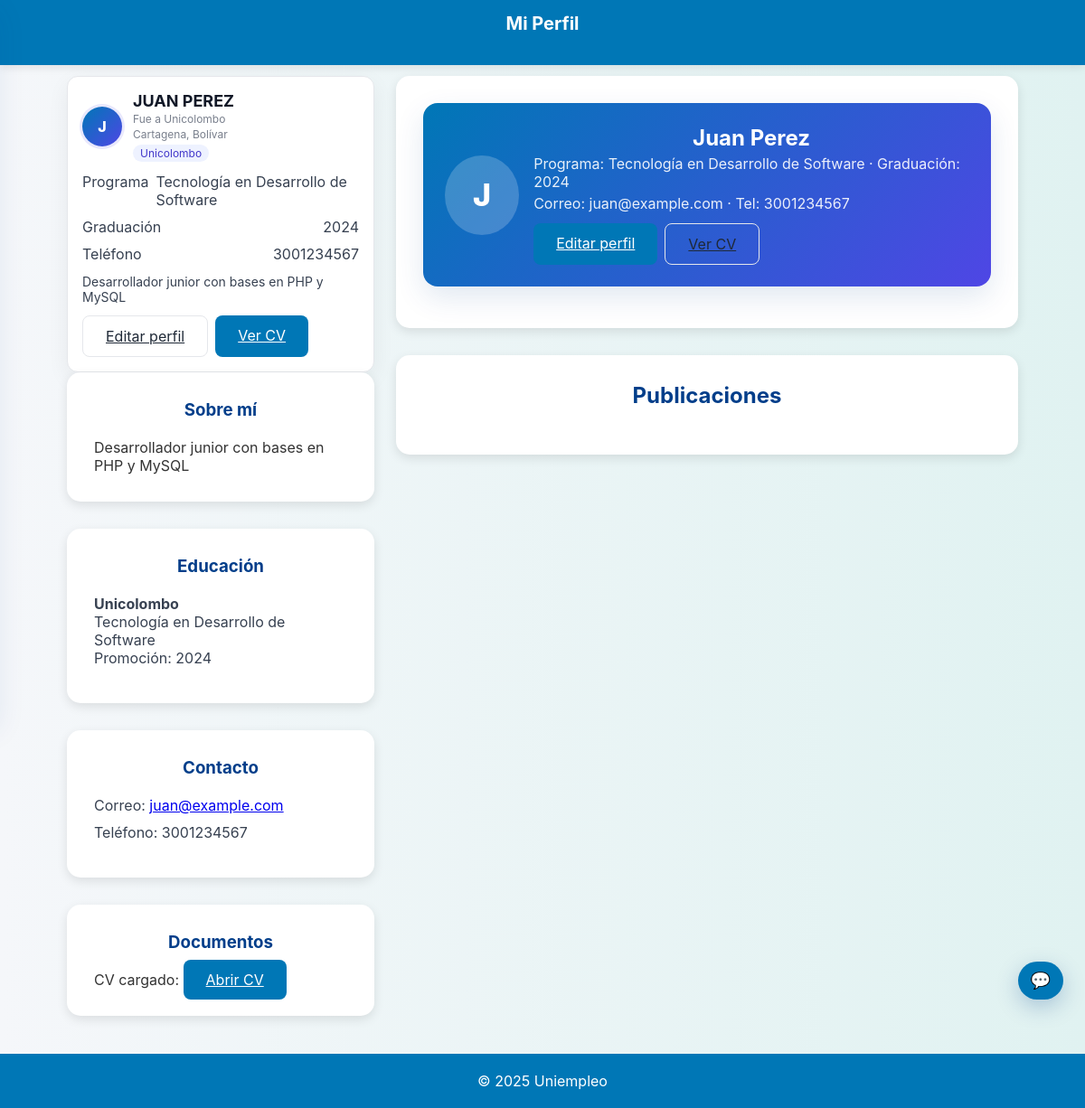
The page /UniEmpleo/PerfilEgresado.php (signed in) on the database its author committed.
### tables this page shows
CREATE TABLE IF NOT EXISTS `egresados` (
  `id` INT NOT NULL AUTO_INCREMENT,
  `nombre` VARCHAR(255) NOT NULL,
  `email` VARCHAR(255) NOT NULL,
  `correo` VARCHAR(255) UNIQUE,
  `contrasena` VARCHAR(255) NULL,
  `telefono` VARCHAR(50) NULL,
  `programa` VARCHAR(255) NULL,
  `graduacion` INT NULL,
  `perfil` TEXT NULL,
  `cv` VARCHAR(255) NULL,
  `created_at` TIMESTAMP DEFAULT CURRENT_TIMESTAMP,
  PRIMARY KEY (`id`),
  INDEX `idx_egresados_email` (`email`),
  INDEX `idx_egresados_correo` (`correo`)
);

### UniEmpleo/PerfilEgresado.php (the view, shortened to what this page needs)
<?php
$correo = $_SESSION['correo'] ?? null;
$egresado = null;
if ($correo) {
  $conn = mysqli_connect("localhost", "root", "", "uniempleo");
  if ($conn) {
    $stmt = mysqli_prepare($conn, "SELECT nombre, correo, email, telefono, programa, graduacion, perfil, cv FROM egresados WHERE correo = ? LIMIT 1");
    mysqli_stmt_bind_param($stmt, 's', $correo);
    mysqli_stmt_execute($stmt);
    $result = mysqli_stmt_get_result($stmt);
    if ($result && $row = mysqli_fetch_assoc($result)) { $egresado = $row; }
  }
}
$email = $egresado['email'] ?? $correo ?? '—';
$perfil = $egresado['perfil'] ?? 'Completa tu perfil para mejores recomendaciones.';
$cv = $egresado['cv'] ?? null;
?>
<!DOCTYPE html>
<html lang="es">
<head>
  <link rel="stylesheet" href="style.css">
</head>
<body>
  <header class="header">
    <button class="hamburger" id="menuToggle" aria-label="Abrir menú"><span></span><span></span><span></span></button>
    <h1>Mi Perfil</h1>
  </header>
  <div class="layout">
    <div class="content content--two-col">
      <div class="col-left">
        <?php include __DIR__ . '/profile_card.php'; ?>
        <div class="card">
          <h3>Sobre mí</h3>
          <p><?php echo nl2br(htmlspecialchars($perfil)); ?></p>
        </div>
        <div class="card">
          <h3>Educación</h3>
          <ul class="list">
            <li><strong>Unicolombo</strong><br><span><?php echo htmlspecialchars($programa); ?></span><br><span>Promoción: <?php echo htmlspecialchars($graduacion); ?></span></li>
          </ul>
        </div>
        <div class="card">
          <h3>Contacto</h3>
          <ul class="list">
            <li>Correo: <a href="mailto:<?php echo htmlspecialchars($email); ?>"><?php echo htmlspecialchars($email); ?></a></li>
            <li>Teléfono: <?php echo htmlspecialchars($telefono); ?></li>
          </ul>
        </div>
        <div class="card">
          <h3>Documentos</h3>
          <?php if ($cv): ?>
            <p>CV cargado: <a class="button" href="<?php echo htmlspecialchars($cv); ?>" target="_blank">Abrir CV</a></p>
          <?php else: ?>
            <p>No has cargado un CV. <a class="button btn--ghost" href="RegistroEgresados.html">Sube tu CV</a></p>
          <?php endif; ?>
        </div>
      </div>
      <div class="col-right">
        <section class="card card--center">
          <div class="profile-cover">
            <div class="profile-cover-inner">
              <div class="profile-avatar-xl"><?php echo htmlspecialchars($initial); ?></div>
              <div class="profile-lead">
                <h2 class="profile-title"><?php echo htmlspecialchars($nombre); ?></h2>
                <p class="profile-sub">Programa: <?php echo htmlspecialchars($programa); ?> · Graduación: <?php echo htmlspecialchars($graduacion); ?></p>
                <p class="profile-sub">Correo: <?php echo htmlspecialchars($email); ?> · Tel: <?php echo htmlspecialchars($telefono); ?></p>
                <div class="profile-actions">
                  <a class="button" href="RegistroEgresados.html">Editar perfil</a>
                  <?php if ($cv): ?><a class="button btn--ghost" href="<?php echo htmlspecialchars($cv); ?>" target="_blank">Ver CV</a><?php endif; ?>
                </div>
              </div>
            </div>
          </div>
        </section>
        <section class="card card--center">
          <h2>Publicaciones</h2>
          <div id="feed-sentinel" class="sentinel"></div>
        </section>
      </div>
    </div>
  </div>
  <footer class="footer"><p>&copy; 2025 Uniempleo</p></footer>
  <?php include __DIR__ . '/messages_widget.php'; ?>
</body>
</html>

### UniEmpleo/profile_card.php (shortened to what this page needs)
<?php
$correo = $_SESSION['correo'] ?? null;
$egresado = null;
if ($correo) {
   $conn = mysqli_connect("localhost", "root", "", "uniempleo");
   if ($conn) {
     $stmt = mysqli_prepare($conn, "SELECT nombre, correo, email, telefono, programa, graduacion, perfil, cv FROM egresados WHERE correo = ? LIMIT 1");
     mysqli_stmt_bind_param($stmt, 's', $correo);
     mysqli_stmt_execute($stmt);
     $result = mysqli_stmt_get_result($stmt);
     if ($result && $row = mysqli_fetch_assoc($result)) {
       $egresado = $row;
     }
   }
}
$initial = '';
$substr = function($s) {
  return function_exists('mb_substr') ? mb_substr($s, 0, 1, 'UTF-8') : substr($s, 0, 1);
};
if ($egresado && !empty($egresado['nombre'])) {
  $initial = strtoupper($substr($egresado['nombre']));
} elseif ($correo) {
  $initial = strtoupper($substr($correo));
}
$nombre = $egresado['nombre'] ?? $correo;
$programa = $egresado['programa'] ?? 'Programa no especificado';
$graduacion = $egresado['graduacion'] ?? '—';
$telefono = $egresado['telefono'] ?? '—';
$institucion = 'Unicolombo';
$ciudad = 'Cartagena, Bolívar';
$perfil_text = $egresado['perfil'] ?? 'Completa tu perfil para mejores recomendaciones.';
$cv_path = $egresado['cv'] ?? null;
?>
<div class="profile-card">
  <div class="profile-header">
    <div class="profile-avatar"><?= htmlspecialchars($initial) ?></div>
    <div class="profile-info">
      <p class="profile-name"><?= htmlspecialchars(strtoupper($nombre)) ?></p>
      <p class="profile-sub">Fue a <?= htmlspecialchars($institucion) ?></p>
      <p class="profile-sub"><?= htmlspecialchars($ciudad) ?></p>
      <span class="profile-tag">Unicolombo</span>
    </div>
  </div>
  <div class="profile-meta">
    <div class="meta-item"><span>Programa</span><span><?= htmlspecialchars($programa) ?></span></div>
    <div class="meta-item"><span>Graduación</span><span><?= htmlspecialchars($graduacion) ?></span></div>
    <div class="meta-item"><span>Teléfono</span><span><?= htmlspecialchars($telefono) ?></span></div>
  </div>
  <p class="profile-summary"><?= htmlspecialchars($perfil_text) ?></p>
  <div class="profile-actions">
    <a class="button btn--ghost" href="RegistroEgresados.html">Editar perfil</a>
    <?php if ($cv_path): ?>
      <a class="button" href="<?= htmlspecialchars($cv_path) ?>" target="_blank">Ver CV</a>
    <?php endif; ?>
  </div>
</div>

### UniEmpleo/style.css (style rules this page uses)
* { margin: 0; padding: 0; box-sizing: border-box; }
body { font-family: 'Segoe UI', Tahoma, Geneva, Verdana, sans-serif; background: linear-gradient(to right, #f5f7fa, #e0f2f1); color: #333; min-height: 100vh; display: flex; flex-direction: column; }
.header { background-color: #0077b6; color: #fff; padding: 14px 20px; box-shadow: 0 2px 10px rgba(0,0,0,0.1); display: flex; align-items: center; justify-content: center; min-height: 52px; }
.formulario, .card { background-color: #fff; padding: 30px; border-radius: 15px; box-shadow: 0 4px 12px rgba(0,0,0,0.1); margin-bottom: 30px; transition: transform 0.2s ease-in-out; }
.card--center { max-width: 900px; margin-left: auto; margin-right: auto; }
h1, h2, h3 { color: #023e8a; margin-bottom: 20px; text-align: center; }
.header h1, .header h2, .header h3 { color: #fff; font-size: 20px; font-weight: 700; }
input[type="submit"], .button { background-color: #0077b6; color: white; border: none; padding: 12px 25px; border-radius: 8px; font-size: 16px; cursor: pointer; transition: background-color 0.3s ease; }
.footer { background-color: #0077b6; color: white; text-align: center; padding: 20px; width: 100%; margin-top: auto; }
.layout { display: flex; gap: 24px; align-items: flex-start; }
.content { flex: 1; padding: 12px 24px; }
body { font-family: 'Inter', system-ui, -apple-system, Segoe UI, Roboto, Arial, sans-serif; }
.header { position: relative; }
.header .hamburger { position: absolute; left: 16px; top: 50%; transform: translateY(-50%); width: 36px; height: 28px; border: 0; background: transparent; cursor: pointer; display: flex; flex-direction: column; justify-content: center; gap: 6px; }
.profile-card { background: #fff; border: 1px solid #e5e7eb; border-radius: 12px; box-shadow: 0 8px 24px rgba(15,23,42,.06); padding: 16px; }
.profile-header { display:flex; align-items:center; gap:12px; margin-bottom:12px; }
.profile-avatar { width:44px; height:44px; border-radius:50%; background: linear-gradient(135deg,#0077b6,#4f46e5); color:#fff; display:flex; align-items:center; justify-content:center; font-weight:800; box-shadow: 0 0 0 3px rgba(79,70,229,.12); }
.profile-info .profile-name { margin:0; font-size:18px; font-weight:700; color:#111827; }
.profile-card .profile-sub { margin:2px 0; color:#6b7280; font-size:12px; }
.profile-tag { display:inline-block; background:#eef2ff; color:#4338ca; border-radius:12px; padding:2px 8px; font-size:12px; }
.profile-meta { display:grid; grid-template-columns: 1fr; gap:10px; margin:12px 0; }
.meta-item { display:flex; justify-content:space-between; gap:8px; color:#374151; }
.profile-summary { color:#374151; font-size:14px; }
.profile-actions { display:flex; gap:8px; margin-top:12px; }
.button.btn--ghost { background:transparent; border:1px solid #e5e7eb; color:#1f2937; }
.content--two-col { display:grid; grid-template-columns: 340px 1fr; gap:24px; align-items:start; max-width: 1100px; margin: 0 auto; }
.col-left { justify-self: end; }
.profile-cover { background: linear-gradient(135deg,#0077b6,#4f46e5); color:#fff; border-radius:16px; padding:24px; box-shadow: 0 12px 32px rgba(2,62,138,.12); margin-bottom:16px; }
.profile-cover-inner { display:flex; align-items:center; gap:16px; }
.profile-avatar-xl { width:88px; height:88px; border-radius:50%; background: rgba(255,255,255,.2); display:flex; align-items:center; justify-content:center; font-size:34px; font-weight:800; }
.profile-lead { text-align:left; }
.profile-title { margin:0; font-size:24px; color:#fff; }
.profile-sub { margin-top:4px; opacity:.9; }
.list { list-style:none; padding-left:0; color:#374151; }
.list li { margin-bottom:10px; }

### UniEmpleo/PerfilEgresado.php (style rules this page uses)
.sentinel { height:1px; }

### rows shown on the page
egresados: nombre "J", nombre "JUAN PEREZ", programa "Tecnología en Desarrollo de Software", graduacion "2024", telefono "3001234567", perfil "Desarrollador junior con bases en PHP y MySQL", email "juan@example.com", nombre "Juan Perez"

### other values the page prints
$institucion "Unicolombo"
$ciudad "Cartagena, Bolívar"
